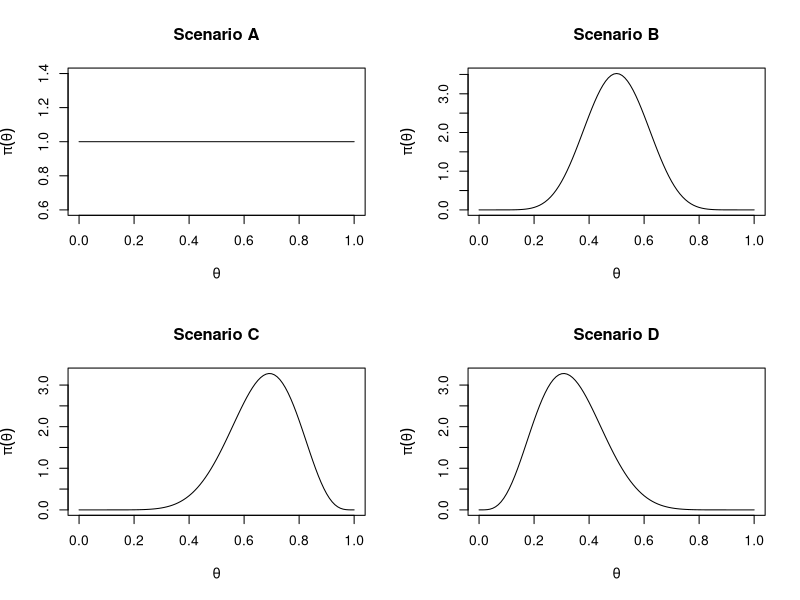
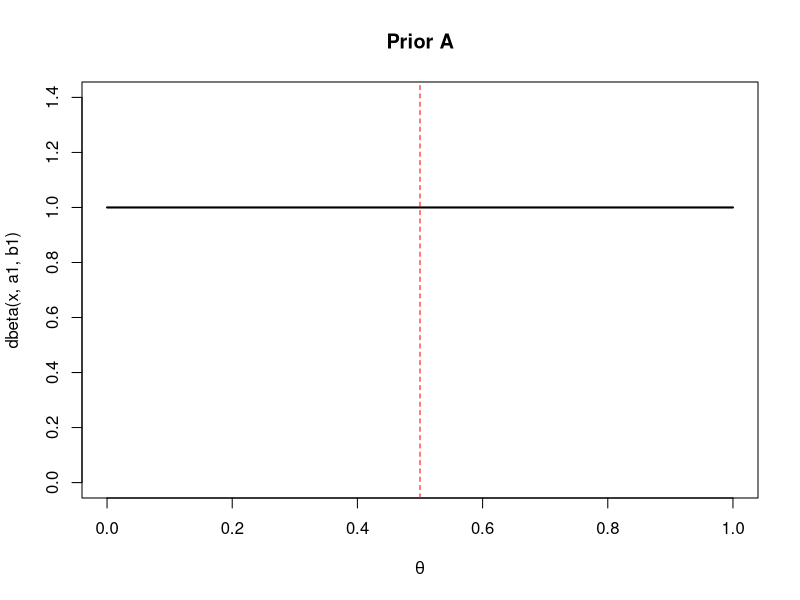
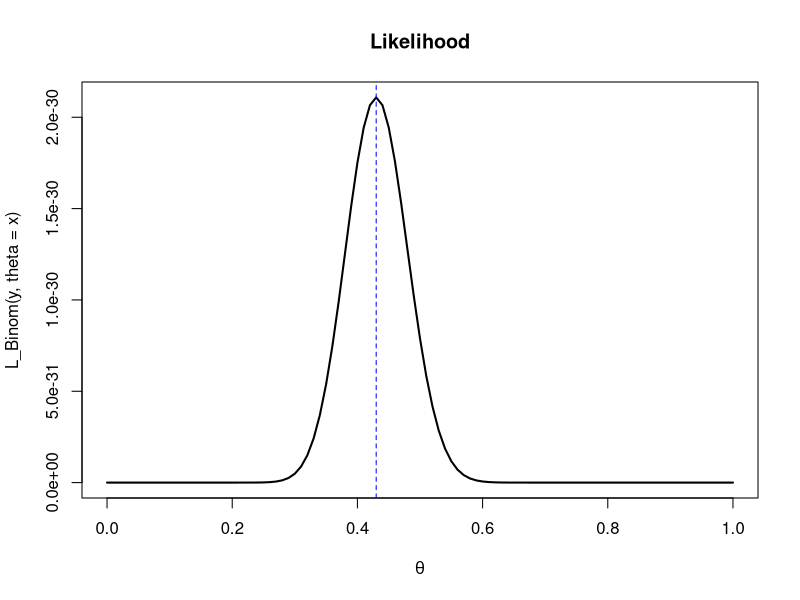
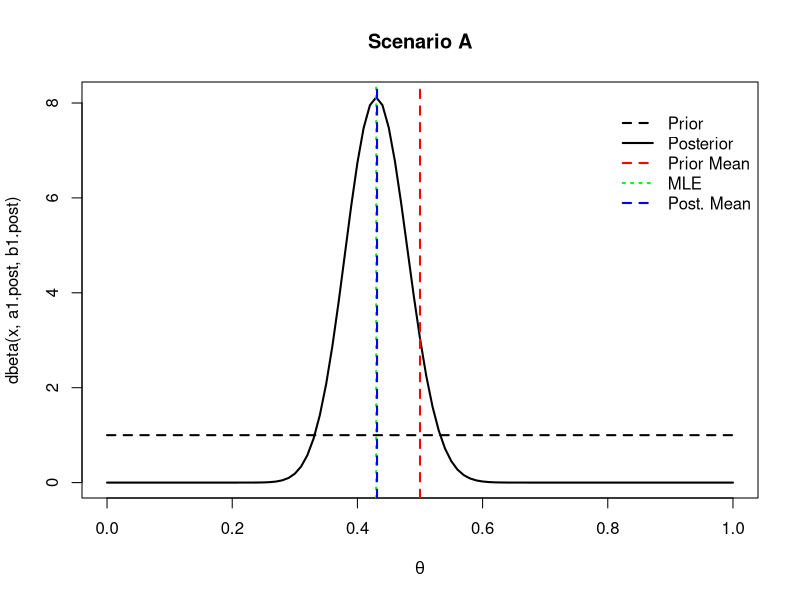
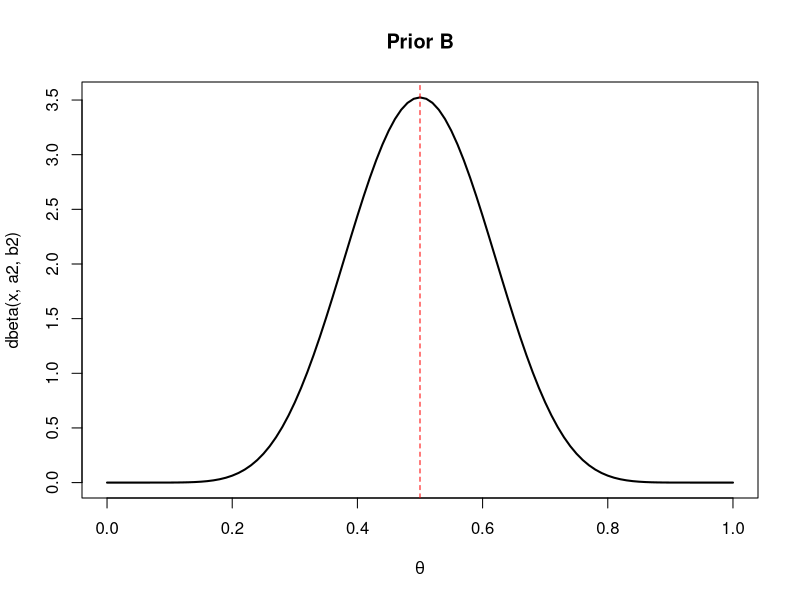
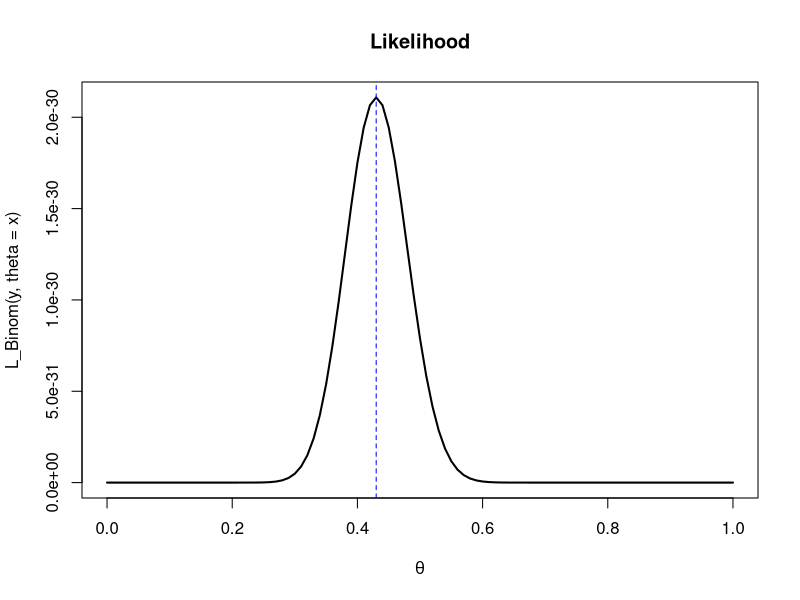
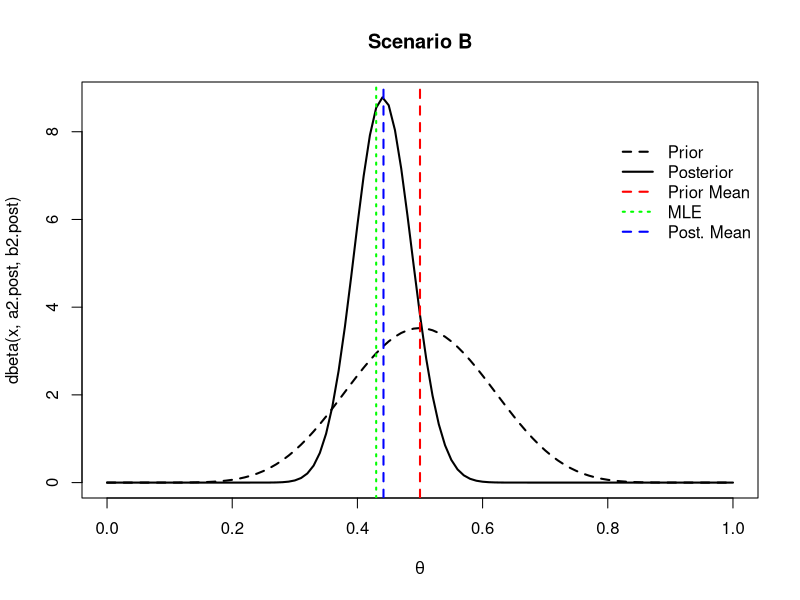
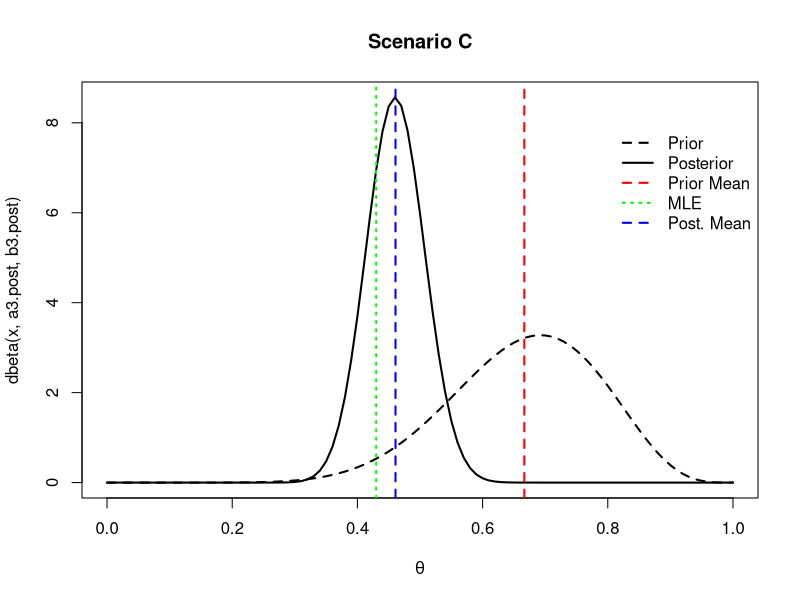

Here is the R script that generated these plots, in order:
#_____________________________________
# Statistical Inference II - Script 1
#_____________________________________

setwd("G:/Il mio Drive/Didattica/PhD - Statistical Inference II/My_Scripts")

library(readr)
cardiac <- read.csv("cardiac.csv", header=T, sep=";")
str(cardiac)

y <- cardiac$Chd




par(mfrow=c(2,2))
curve(dbeta(x, 1, 1), main="Scenario A", xlab=expression(theta), ylab=expression(pi(theta)))
curve(dbeta(x, 10, 10), main="Scenario B", xlab=expression(theta), ylab=expression(pi(theta)))
curve(dbeta(x, 10, 5), main="Scenario C", xlab=expression(theta), ylab=expression(pi(theta)))
curve(dbeta(x, 5, 10), main="Scenario D", xlab=expression(theta), ylab=expression(pi(theta)))
par(mfrow=c(1,1))


L_Binom <- function(y, theta){
  s <- sum(y)
  n <- length(y)
  L <- theta^s * (1-theta)^(n-s)
  return(L)
}

L_Binom(y, theta=0.001)


# Scenario A:
a1 <- 1; b1 <- 1

# Prior distribution:
curve(dbeta(x, a1, b1), main="Prior A", ylim=c(0,1.4),
      xlab=expression(theta), lwd=2)
abline(v=a1/(a1+b1), col="red", lty="dashed")

# Likelihood function:
curve(L_Binom(y, theta=x), main="Likelihood",
      xlab=expression(theta), lwd=2)
abline(v=mean(y), col="blue", lty="dashed")


# Posterior distribution:
n <- length(y)
a1.post <- a1 + sum(y)
b1.post <- b1 + n - sum(y)

curve(dbeta(x, a1.post, b1.post), main="Scenario A",
      xlab=expression(theta), lwd=2)
curve(dbeta(x, a1, b1), lty="dashed", add=T, lwd=2)
abline(v=a1/(a1+b1), col="red", lty="dashed", lwd=2)
abline(v=mean(y), col="green", lty="dotted", lwd=2)
abline(v=a1.post/(a1.post+b1.post), col="blue", lty="dashed", lwd=2)
legend(.8,8, c("Prior", "Posterior", "Prior Mean", "MLE", "Post. Mean"), lwd=2,
       col=c("black", "black", "red", "green", "blue"), lty=c(2,1,2,3,2), bty="n")


# The chosen prior distribution does not favor 
# any value of theta.
# Thus, we selected a non-informative prior.
# The posterior distribution is centered 
# around the MLE.


# Scenario B:
a2 <- 10; b2 <- 10

# Prior distribution:
curve(dbeta(x, a2, b2), main="Prior B",
      xlab=expression(theta), lwd=2)
abline(v=a2/(a2+b2), col="red", lty="dashed")

# Likelihood function:
curve(L_Binom(y, theta=x), main="Likelihood",
      xlab=expression(theta), lwd=2)
abline(v=mean(y), col="blue", lty="dashed")


# Posterior distribution:
n <- length(y)
a2.post <- a2 + sum(y)
b2.post <- b2 + n - sum(y)

curve(dbeta(x, a2.post, b2.post), main="Scenario B",
      xlab=expression(theta), lwd=2)
curve(dbeta(x, a2, b2), lty="dashed", add=T, lwd=2)
abline(v=a2/(a2+b2), col="red", lty="dashed", lwd=2)
abline(v=mean(y), col="green", lty="dotted", lwd=2)
abline(v=a2.post/(a2.post+b2.post), col="blue", lty="dashed", lwd=2)
legend(.8,8, c("Prior", "Posterior", "Prior Mean", "MLE", "Post. Mean"), lwd=2,
       col=c("black", "black", "red", "green", "blue"), lty=c(2,1,2,3,2), bty="n")

# Now we are still considering a symmetric prior
# with prior mean = 0.5, but it does not
# give same density/probability to each 
# value/interval of theta.
# Now the posterior mean is a weighted average 
# between prior mean and MLE.





# Scenario C:
a3 <- 10; b3 <- 5

# Posterior distribution:
n <- length(y)
a3.post <- a3 + sum(y)
b3.post <- b3 + n - sum(y)

curve(dbeta(x, a3.post, b3.post), main="Scenario C",
      xlab=expression(theta), lwd=2)
curve(dbeta(x, a3, b3), lty="dashed", add=T, lwd=2)
abline(v=a3/(a3+b3), col="red", lty="dashed", lwd=2)
abline(v=mean(y), col="green", lty="dotted", lwd=2)
abline(v=a3.post/(a3.post+b3.post), col="blue", lty="dashed", lwd=2)
legend(.8,8, c("Prior", "Posterior", "Prior Mean", "MLE", "Post. Mean"), lwd=2,
       col=c("black", "black", "red", "green", "blue"), lty=c(2,1,2,3,2), bty="n")





# Scenario D:
a4 <- 5; b4 <- 10

# Posterior distribution:
n <- length(y)
a4.post <- a4 + sum(y)
b4.post <- b4 + n - sum(y)

curve(dbeta(x, a4.post, b4.post), main="Scenario D",
      xlab=expression(theta), lwd=2)
curve(dbeta(x, a4, b4), lty="dashed", add=T, lwd=2)
abline(v=a4/(a4+b4), col="red", lty="dashed", lwd=2)
abline(v=mean(y), col="green", lty="dotted", lwd=2)
abline(v=a4.post/(a4.post+b4.post), col="blue", lty="dashed", lwd=2)
legend(.8,8, c("Prior", "Posterior", "Prior Mean", "MLE", "Post. Mean"), lwd=2,
       col=c("black", "black", "red", "green", "blue"), lty=c(2,1,2,3,2), bty="n")






# We may summarize the (prior and) posterior distribution
# by some measures:
Beta.Exp <- function(a, b) a/(a+b)
Beta.Var <- function(a, b)(a*b)/((a+b)^2*(a+b+1))
Beta.Mode <- function(a, b){
  ifelse(a>1 & b>1, (a-1)/(a+b-2), NA)
}
Beta.Median <- function(a, b) qbeta(.5, a, b)


measures <- matrix(NA, ncol=6, nrow=4)
rownames(measures) <- c("A", "B", "C", "D")
colnames(measures) <- c("a.post", "b.post", "Exp", "Mode", "Median", "Var")

measures[,1] <- c(a1.post,a2.post,a3.post,a4.post)
measures[,2] <- c(b1.post,b2.post,b3.post,b4.post)
for(i in 1:4){
  a <- measures[i,1]
  b <- measures[i,2]
  measures[i,3] <- Beta.Exp(a, b)
  measures[i,4] <- Beta.Mode(a, b)
  measures[i,5] <- Beta.Median(a, b)
  measures[i,6] <- Beta.Var(a, b)
}

round(measures,4)

# In this simple scenario, even considering 
# different priors, we do not have posteriors 
# leading to very different point estimates.

# This is because the empirical evidence 
# (i.e., our data) is much
# stronger than our prior belief. 

# Let us consider an additional scenario where 
# we strongly believe that most people 
# do not have cardiovascular disease.

a5 <- 100
b5 <- 1000

# Prior distribution:
curve(dbeta(x, a5, b5), main="Prior E",
      xlab=expression(theta))
abline(v=a5/(a5+b5), col="red", lty="dashed")

# Posterior distribution:
n <- length(y)
a5.post <- a5 + sum(y)
b5.post <- b5 + n - sum(y)

curve(dbeta(x, a5.post, b5.post), main="Scenario E",
      xlab=expression(theta), lwd=2)
curve(dbeta(x, a5, b5), lty="dashed", add=T, lwd=2)
abline(v=a5/(a5+b5), col="red", lty="dashed", lwd=2)
abline(v=mean(y), col="green", lty="dotted", lwd=2)
abline(v=a5.post/(a5.post+b5.post), col="blue", lty="dashed", lwd=2)
legend(.8,40, c("Prior", "Posterior", "Prior Mean", "MLE", "Post. Mean"), lwd=2,
       col=c("black", "black", "red", "green", "blue"), lty=c(2,1,2,3,2), bty="n")


measures <- matrix(NA, ncol=6, nrow=5)
rownames(measures) <- c("A", "B", "C", "D", "E")
colnames(measures) <- c("a.post", "b.post", "Exp", "Mode", "Median", "Var")

measures[,1] <- c(a1.post,a2.post,a3.post,a4.post,a5.post)
measures[,2] <- c(b1.post,b2.post,b3.post,b4.post,b5.post)
for(i in 1:5){
  a <- measures[i,1]
  b <- measures[i,2]
  measures[i,3] <- Beta.Exp(a, b)
  measures[i,4] <- Beta.Mode(a, b)
  measures[i,5] <- Beta.Median(a, b)
  measures[i,6] <- Beta.Var(a, b)
}

round(measures,4)




# Interval Estimates:

# Credible Sets (CS).
# The CS are very easy to compute. Indeed, we only have to compute
# quantiles of the posterior distribution.


# Let us consider scenario D:
a <- a4.post
b <- b4.post

# Scenario D:
curve(dbeta(x, a, b), main="Scenario D",
      xlab=expression(theta), lwd=2)

# CS of level 0.95
CS <- qbeta(c(0.025,0.975), a, b);CS
abline(v=CS,lty="dashed", col="blue")
legend(0.8,8,c("Posterior", "Credible Set"),
       lty=c(1,2), col=c("black", "blue"), bty="n")


# Highest posterior density (HPD):

# Let's start by considering a random value for h
h <- 2
curve(dbeta(x, a, b), 
      ylab=expression(paste(pi,"(",theta,"|x)")),
      xlab=expression(theta))
abline(h=h,lty=2)

# We need to find the values of theta such that p(theta|y) = h

translated <- function(x, a, b) dbeta(x,a, b)-h 
# We decrease the density curve by h.
# Now, the values we are looking for are such that translated = 0

curve(translated(x, a, b), add=T,lty=3,lwd=2)
abline(h=0,lty=3)

hpd1 <- uniroot(translated,c(.2, .4),a,b)$root;hpd1
hpd2 <- uniroot(translated,c(.45, .5),a,b)$root;hpd2
integrate(dbeta, lower=hpd1, upper=hpd2, shape1=a, shape2=b)

# We have a probability equal to 0.9152 --> Decrease h

# Iterative way:
h.grid <- seq(1, 2, by = 0.01)   

res <- matrix(NA, ncol=4, nrow=length(h.grid))
colnames(res) <- c("HPD1", "HPD2", "level", "h")

for(i in 1:length(h.grid)){        
  translated <- function(x, a, b) dbeta(x,a, b)-h.grid[i] 
  
  hpd1<-uniroot(translated,c(.2,.4),a,b)$root
  hpd2<-uniroot(translated,c(.43,.55),a,b)$root
  
  I <- integrate(dbeta, lower=hpd1, upper=hpd2, shape1=a, shape2=b)$value
  
  iter <- i
  res[i,] <- c(hpd1, hpd2, I, h.grid[i])
  if(I <= 0.95) break
}

res[1:iter,]
h.grid[iter]

HPD <- res[iter-1,-c(3,4)]; HPD
CS


# Graphically:
curve(dbeta(x, a, b), main="Scenario D",
      xlab=expression(theta), lwd=2)

abline(v=CS,lty="dashed", col="blue")
abline(v=HPD,lty="dashed", col="red")

legend(0.8,8,c("Posterior", "Credible Set", "HPD"),
       lty=c(1,2,2), col=c("black", "blue", "red"), bty="n")


# HPD and CS are very similar, because the posterior is 
# unimodal and almost symmetrical.



# Hypothesis testing:

# Let consider H0: theta <= 0.3 vs H1: theta > 0.3
pbeta(.3, a4, b4)
pbeta(.3, a4.post, b4.post)

ODDS.prior <- pbeta(.3, a4, b4)/(1-pbeta(.3, a4, b4)); ODDS.prior
ODDS.post <- pbeta(.3, a4.post, b4.post)/(1-pbeta(.3, a4.post, b4.post)); ODDS.post

Bayes_Factor <- ODDS.post/ODDS.prior; Bayes_Factor

# Data do not support H0: by adding data, our confidence on
# H0 strongly decreases



# HOMEWORK: consider a sample of size n = 10 composed of
# Bernoulli trials, for which we observed s = 3 successes.
# Consider that a priori theta ~ Beta(2, 8)

# 1. Which is the posterior distribution of theta?
# 2. Compute the MLE and the prior and posterior means. 
#    Are these results reasonable?
# 3. Compute and compare the CS and the HPD.
# 4. Let H0 : theta in (0.3, 0.5)
#        H1 : theta in (0, 0.3) U (0.5, 1)
#    Which hypothesis can you support?


